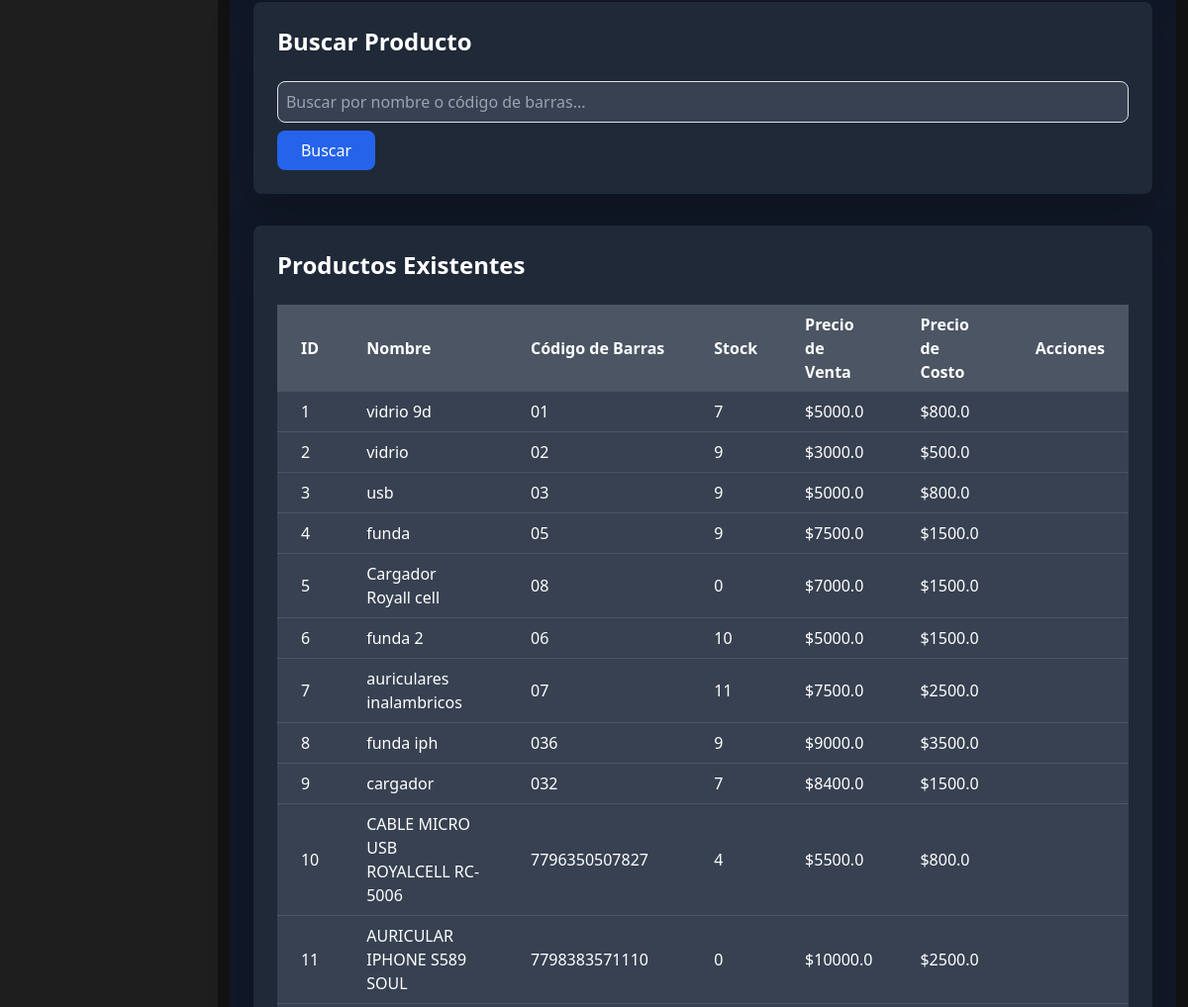
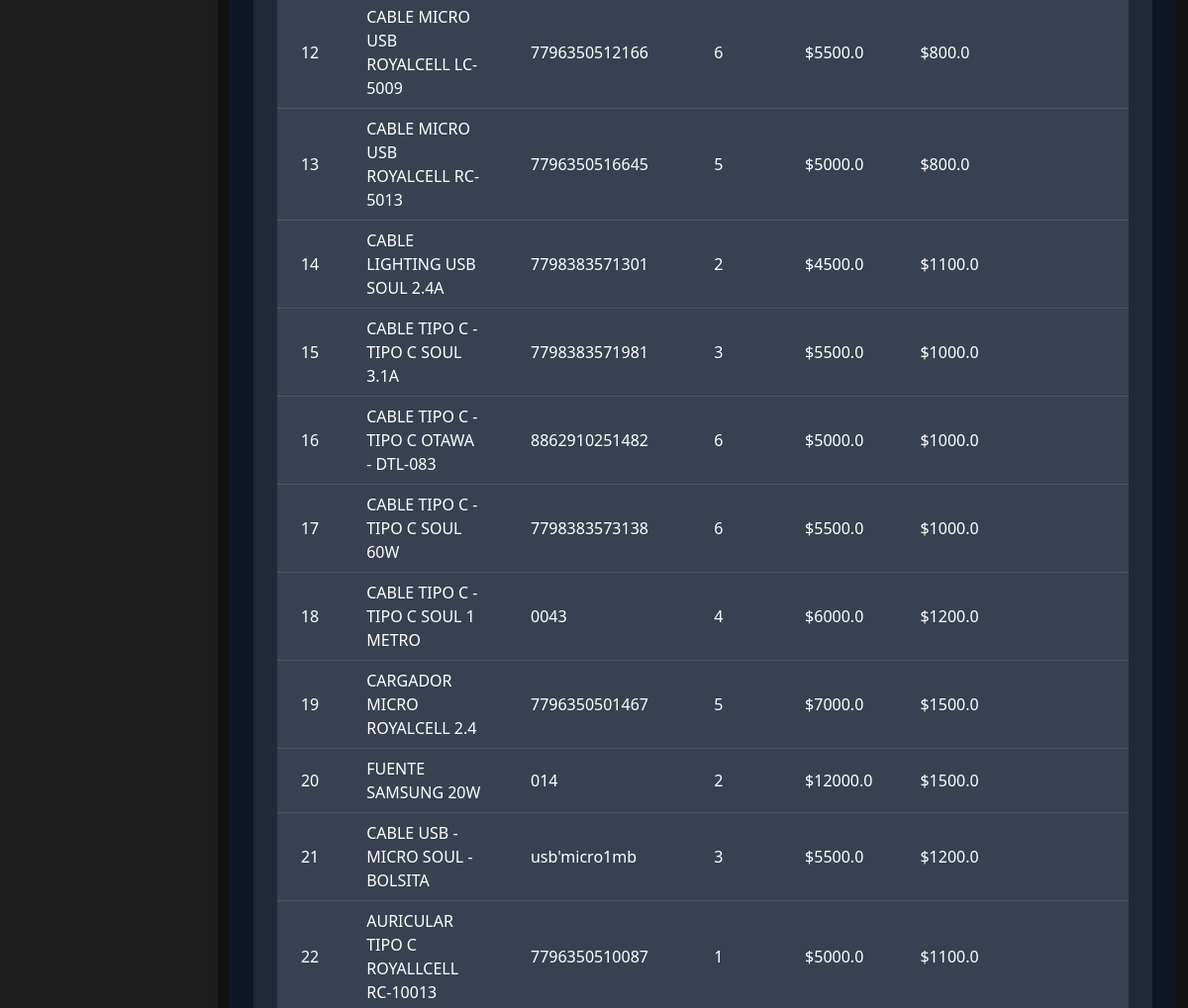
Page /agregar_stock (middle part) on the earlier database version (2 pictures, top to bottom).
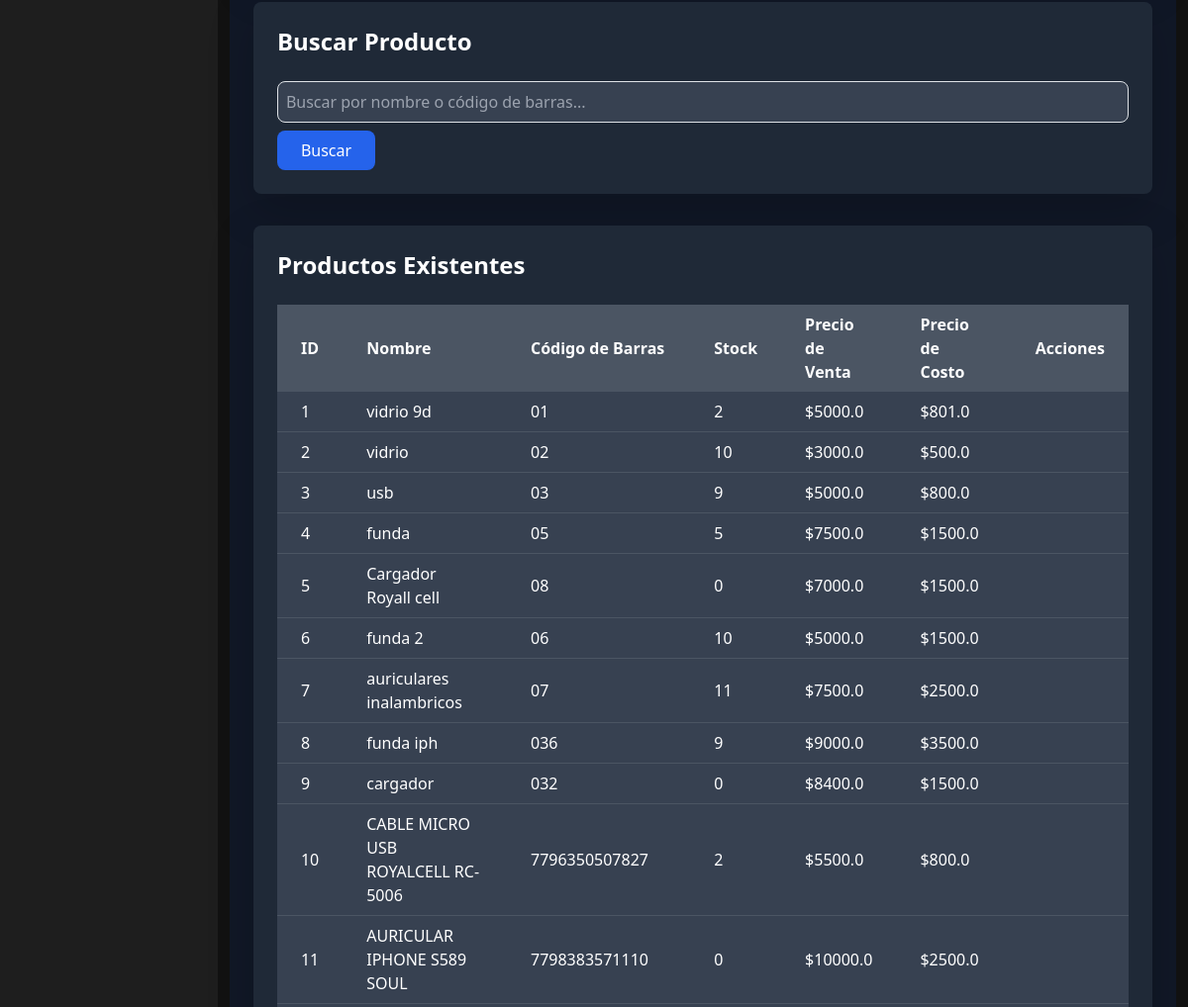
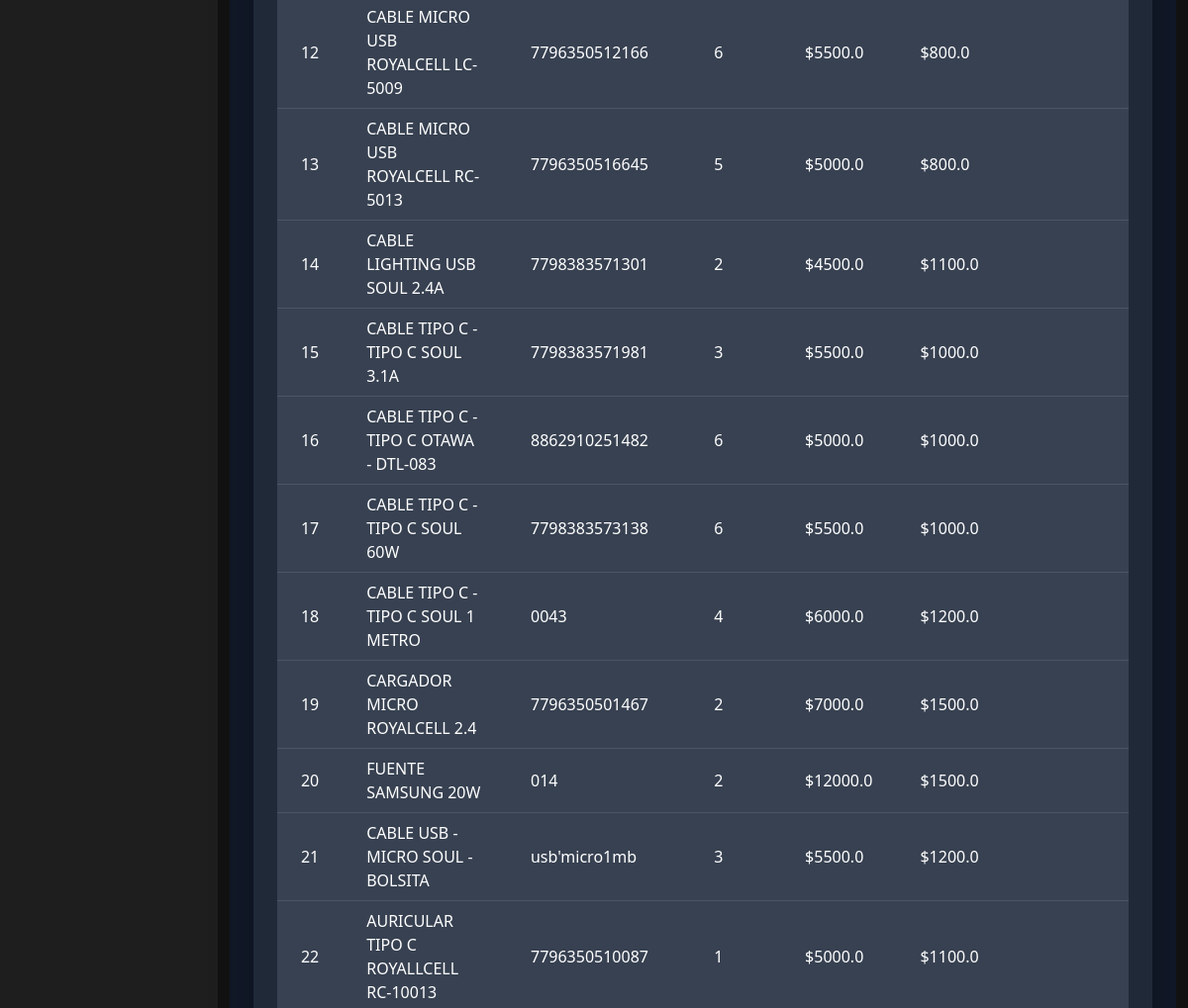
Same page on the later database version (2 pictures, top to bottom).
### tables this page shows
CREATE TABLE productos (
    id INTEGER PRIMARY KEY AUTOINCREMENT,
    nombre TEXT NOT NULL,
    codigo_barras TEXT UNIQUE NOT NULL,
    stock INTEGER NOT NULL
, precio REAL, precio_costo REAL, cantidad_vendida INTEGER DEFAULT 0);

### app.py (the view, shortened to what this page needs)
@app.route('/agregar_stock', methods=['GET', 'POST'])
def agregar_stock():
    conn = get_db_connection()
    cursor = conn.cursor()
    busqueda = request.args.get('busqueda', '')
    try:
        if request.method == 'POST' and 'eliminar' in request.form:
            producto_id = request.form['producto_id']
            cursor.execute('DELETE FROM productos WHERE id = ?', (producto_id,))
            conn.commit()
            return redirect(url_for('agregar_stock'))
        try:
            if busqueda:
                cursor.execute('''
                SELECT id, nombre, codigo_barras, stock, precio, precio_costo
                FROM productos
                WHERE nombre LIKE ? OR codigo_barras LIKE ?
                ''', (f'%{busqueda}%', f'%{busqueda}%'))
            else:
                cursor.execute('SELECT id, nombre, codigo_barras, stock, precio, precio_costo FROM productos')
            productos = cursor.fetchall()
        except Exception as e:
            conn.rollback()
            return f"Error: {str(e)}"
        finally:
            conn.close()
        return render_template('agregar_stock.html', productos=productos, busqueda=busqueda)
    except Exception as e:
        conn.rollback()
        return f"Error: {str(e)}"
    finally:
        conn.close()
    return render_template('agregar_stock.html', productos=productos, busqueda=busqueda)

### app.py (called while the page is built)
def get_db_connection():
    conn = sqlite3.connect('negocio.db')
    conn.row_factory = sqlite3.Row
    return conn

### templates/agregar_stock.html (shortened to what this page needs)
{% extends "base.html" %}
{% block content %}
<div class="p-6 bg-gray-900 text-white min-h-screen">
    <div class="bg-gray-800 p-6 rounded-lg shadow-lg mb-8">
        <h2 class="text-2xl font-semibold mb-4">Buscar Producto</h2>
        <form method="GET" action="{{ url_for('agregar_stock') }}">
            <input type="text" name="busqueda" class="w-full p-2 bg-gray-700 border border-gray-600 rounded-lg text-white focus:outline-none focus:border-blue-500" placeholder="Buscar por nombre o código de barras..." value="{{ busqueda }}">
            <button type="submit" class="px-6 py-2 bg-blue-600 hover:bg-blue-700 text-white rounded-lg transition duration-300 mt-2">Buscar</button>
        </form>
    </div>
    <div class="bg-gray-800 p-6 rounded-lg shadow-lg">
        <h2 class="text-2xl font-semibold mb-4">Productos Existentes</h2>
        <div class="overflow-x-auto">
            <table class="min-w-full bg-gray-700 rounded-lg">
                <thead>
                    <tr class="bg-gray-600">
                        <th class="px-4 py-2 text-left">ID</th>
                        <th class="px-4 py-2 text-left">Nombre</th>
                        <th class="px-4 py-2 text-left">Código de Barras</th>
                        <th class="px-4 py-2 text-left">Stock</th>
                        <th class="px-4 py-2 text-left">Precio de Venta</th>
                        <th class="px-4 py-2 text-left">Precio de Costo</th>
                        <th class="px-4 py-2 text-left">Acciones</th>
                    </tr>
                </thead>
                <tbody>
                    {% for producto in productos %}
                    <tr class="border-b border-gray-600 hover:bg-gray-650 transition duration-200">
                        <td class="px-4 py-2">{{ producto.id }}</td>
                        <td class="px-4 py-2">{{ producto.nombre }}</td>
                        <td class="px-4 py-2">{{ producto.codigo_barras }}</td>
                        <td class="px-4 py-2">{{ producto.stock }}</td>
                        <td class="px-4 py-2">${{ producto.precio }}</td>
                        <td class="px-4 py-2">${{ producto.precio_costo }}</td>
                        <td class="px-4 py-2">
                        </td>
                    </tr>
                    {% endfor %}
                </tbody>
            </table>
        </div>
    </div>
</div>
{% endblock %}

Differences in the rows shown:
changed productos "vidrio 9d": stock "7" → "2"; precio_costo "800.0" → "801.0"
changed productos "vidrio": stock "9" → "10"
changed productos "funda": stock "9" → "5"
changed productos "cargador": stock "7" → "0"
changed productos "CABLE MICRO USB ROYALCELL RC-5006": stock "4" → "2"
changed productos "CARGADOR MICRO ROYALCELL 2.4": stock "5" → "2"
